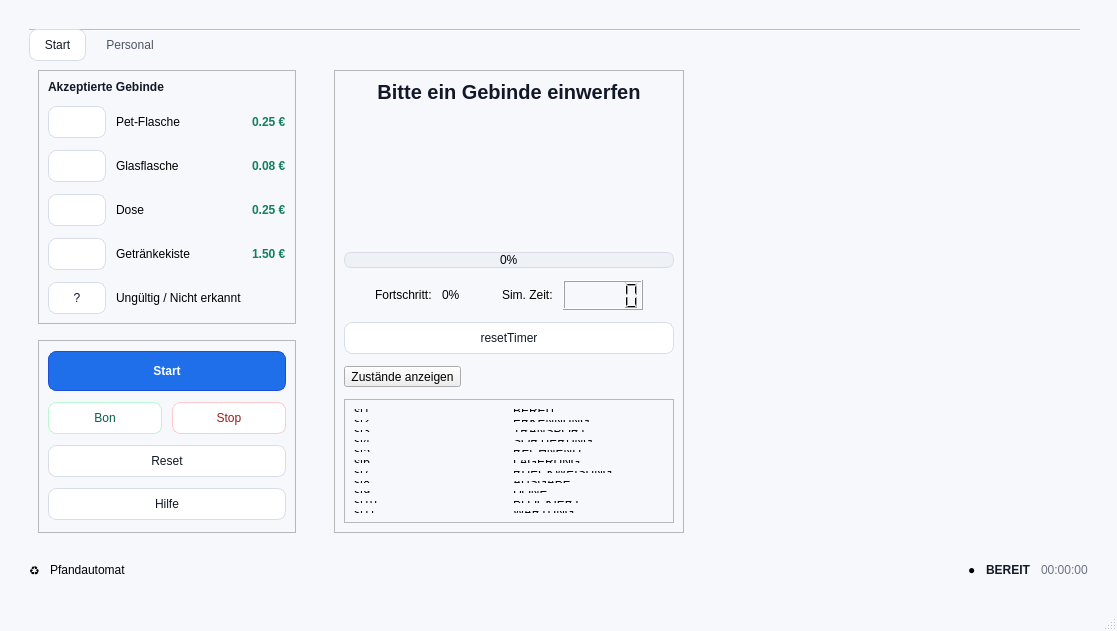
<?xml version="1.0" encoding="UTF-8"?>
<ui version="4.0">
 <class>MainWindow</class>
 <widget class="QMainWindow" name="MainWindow">
  <property name="geometry">
   <rect>
    <x>0</x>
    <y>0</y>
    <width>1117</width>
    <height>631</height>
   </rect>
  </property>
  <property name="sizePolicy">
   <sizepolicy hsizetype="Expanding" vsizetype="Expanding">
    <horstretch>0</horstretch>
    <verstretch>0</verstretch>
   </sizepolicy>
  </property>
  <property name="minimumSize">
   <size>
    <width>900</width>
    <height>600</height>
   </size>
  </property>
  <property name="windowTitle">
   <string>Pfandautomat – Recyclever</string>
  </property>
  <property name="styleSheet">
   <string notr="true">QMainWindow {
  background: #f7f8fb;
}
QTabWidget::pane {
  border: 0;
}
QTabBar::tab {
  background: transparent;
  color: #4b5563;
  padding: 8px 14px;
  margin-right: 6px;
}
QTabBar::tab:selected {
  color: #111827;
  background: #ffffff;
  border: 1px solid #d8dee9;
  border-radius: 8px;
}
QFrame[frameShape=&quot;2&quot;] {
  background: #ffffff;
  border: 1px solid #d8dee9;
  border-radius: 8px;
}
QLabel#acceptedTitle,
QLabel#lastThrowsTitle,
QLabel#helpTitle {
  color: #111827;
  font-weight: 700;
}
QLabel#centerTitle {
  color: #111827;
  font-size: 20px;
  font-weight: 800;
}
QLabel#statusText {
  color: #111827;
  font-weight: 700;
}
QLabel#timeLabel {
  color: #6b7280;
}
QListWidget,
QTableWidget {
  background: #ffffff;
  border: 1px solid #d8dee9;
  border-radius: 8px;
  gridline-color: #edf0f5;
  selection-background-color: #dbeafe;
  selection-color: #111827;
}
QHeaderView::section {
  background: #f3f5f8;
  color: #4b5563;
  border: 0;
  padding: 6px;
  font-weight: 700;
}
QPushButton {
  background: #ffffff;
  color: #111827;
  border: 1px solid #d8dee9;
  border-radius: 8px;
  padding: 8px 12px;
}
QPushButton:hover {
  background: #f3f5f8;
  border-color: #b7c1d1;
}
QPushButton:pressed {
  background: #e8edf5;
}
QPushButton:disabled {
  color: #9ca3af;
  background: #f3f4f6;
}
QPushButton#start_btn {
  background: #1f6feb;
  color: #ffffff;
  border: 1px solid #1d4ed8;
  font-weight: 800;
  padding: 12px 12px;
}
QPushButton#start_btn:hover {
  background: #1d4ed8;
}
QPushButton#stop_btn {
  color: #991b1b;
  border-color: #fecaca;
}
QPushButton#stop_btn:hover {
  background: #fef2f2;
}
QPushButton#bon_btn {
  color: #065f46;
  border-color: #bbf7d0;
}
QPushButton#bon_btn:hover {
  background: #f0fdf4;
}
QLabel#plastic_price,
QLabel#glas_price,
QLabel#can_price,
QLabel#crate_price {
  color: #12805c;
  font-weight: 700;
}
QProgressBar {
  background: #eef2f7;
  border: 1px solid #d8dee9;
  border-radius: 7px;
  height: 14px;
  text-align: center;
}
QProgressBar::chunk {
  background: #1f6feb;
  border-radius: 6px;
}</string>
  </property>
  <widget class="QWidget" name="centralwidget">
   <layout class="QVBoxLayout" name="rootLayout">
    <property name="spacing">
     <number>18</number>
    </property>
    <property name="leftMargin">
     <number>20</number>
    </property>
    <property name="topMargin">
     <number>20</number>
    </property>
    <property name="rightMargin">
     <number>20</number>
    </property>
    <property name="bottomMargin">
     <number>20</number>
    </property>
    <item>
     <widget class="QStackedWidget" name="appStack">
      <property name="currentIndex">
       <number>0</number>
      </property>
      <widget class="QWidget" name="pageApp">
       <layout class="QVBoxLayout" name="pageAppLayout">
        <property name="spacing">
         <number>18</number>
        </property>
        <item>
         <widget class="QFrame" name="topBar">
          <property name="frameShape">
           <enum>QFrame::Shape::NoFrame</enum>
          </property>
          <layout class="QHBoxLayout" name="topBarLayout">
           <property name="spacing">
            <number>12</number>
           </property>
           <property name="leftMargin">
            <number>0</number>
           </property>
           <property name="topMargin">
            <number>0</number>
           </property>
           <property name="rightMargin">
            <number>0</number>
           </property>
           <property name="bottomMargin">
            <number>0</number>
           </property>
           <item>
            <widget class="QTabWidget" name="mainTabs">
             <property name="currentIndex">
              <number>0</number>
             </property>
             <property name="documentMode">
              <bool>true</bool>
             </property>
             <property name="movable">
              <bool>false</bool>
             </property>
             <widget class="QWidget" name="tabStart">
              <attribute name="title">
               <string>Start</string>
              </attribute>
              <layout class="QHBoxLayout" name="startRoot">
               <property name="spacing">
                <number>20</number>
               </property>
               <property name="leftMargin">
                <number>0</number>
               </property>
               <property name="topMargin">
                <number>0</number>
               </property>
               <property name="rightMargin">
                <number>0</number>
               </property>
               <property name="bottomMargin">
                <number>0</number>
               </property>
               <item>
                <widget class="QFrame" name="leftCol">
                 <property name="frameShape">
                  <enum>QFrame::Shape::NoFrame</enum>
                 </property>
                 <layout class="QVBoxLayout" name="leftColLayout">
                  <property name="spacing">
                   <number>16</number>
                  </property>
                  <item>
                   <widget class="QFrame" name="cardAccepted">
                    <property name="frameShape">
                     <enum>QFrame::Shape::StyledPanel</enum>
                    </property>
                    <layout class="QVBoxLayout" name="cardAcceptedLayout">
                     <property name="spacing">
                      <number>12</number>
                     </property>
                     <item>
                      <widget class="QLabel" name="acceptedTitle">
                       <property name="text">
                        <string>Akzeptierte Gebinde</string>
                       </property>
                      </widget>
                     </item>
                     <item>
                      <layout class="QGridLayout" name="acceptedItemsGrid">
                       <property name="horizontalSpacing">
                        <number>10</number>
                       </property>
                       <property name="verticalSpacing">
                        <number>12</number>
                       </property>
                       <item row="0" column="1">
                        <widget class="QLabel" name="plastic_name">
                         <property name="text">
                          <string>Pet-Flasche</string>
                         </property>
                        </widget>
                       </item>
                       <item row="0" column="2">
                        <widget class="QLabel" name="plastic_price">
                         <property name="text">
                          <string>0.25 €</string>
                         </property>
                        </widget>
                       </item>
                       <item row="2" column="1">
                        <widget class="QLabel" name="can_name">
                         <property name="text">
                          <string>Dose</string>
                         </property>
                        </widget>
                       </item>
                       <item row="1" column="0">
                        <widget class="QPushButton" name="glas_btn">
                         <property name="text">
                          <string/>
                         </property>
                        </widget>
                       </item>
                       <item row="3" column="2">
                        <widget class="QLabel" name="crate_price">
                         <property name="text">
                          <string>1.50 €</string>
                         </property>
                        </widget>
                       </item>
                       <item row="1" column="2">
                        <widget class="QLabel" name="glas_price">
                         <property name="text">
                          <string>0.08 €</string>
                         </property>
                        </widget>
                       </item>
                       <item row="3" column="1">
                        <widget class="QLabel" name="crate_name">
                         <property name="text">
                          <string>Getränkekiste</string>
                         </property>
                        </widget>
                       </item>
                       <item row="1" column="1">
                        <widget class="QLabel" name="glas_name">
                         <property name="text">
                          <string>Glasflasche</string>
                         </property>
                        </widget>
                       </item>
                       <item row="2" column="0">
                        <widget class="QPushButton" name="can_btn">
                         <property name="text">
                          <string/>
                         </property>
                        </widget>
                       </item>
                       <item row="2" column="2">
                        <widget class="QLabel" name="can_price">
                         <property name="text">
                          <string>0.25 €</string>
                         </property>
                        </widget>
                       </item>
                       <item row="0" column="0">
                        <widget class="QPushButton" name="plastic_btn">
                         <property name="text">
                          <string/>
                         </property>
                        </widget>
                       </item>
                       <item row="3" column="0">
                        <widget class="QPushButton" name="crate_btn">
                         <property name="text">
                          <string/>
                         </property>
                        </widget>
                       </item>
                       <item row="4" column="0">
                        <widget class="QPushButton" name="invalid_btn">
                         <property name="text">
                          <string>?</string>
                         </property>
                        </widget>
                       </item>
                       <item row="4" column="1">
                        <widget class="QLabel" name="label">
                         <property name="text">
                          <string>Ungültig / Nicht erkannt</string>
                         </property>
                        </widget>
                       </item>
                      </layout>
                     </item>
                    </layout>
                   </widget>
                  </item>
                  <item>
                   <widget class="QFrame" name="cardActions">
                    <property name="frameShape">
                     <enum>QFrame::Shape::StyledPanel</enum>
                    </property>
                    <layout class="QVBoxLayout" name="cardActionsLayout">
                     <property name="spacing">
                      <number>10</number>
                     </property>
                     <item>
                      <widget class="QPushButton" name="start_btn">
                       <property name="text">
                        <string>Start</string>
                       </property>
                      </widget>
                     </item>
                     <item>
                      <layout class="QHBoxLayout" name="actionsRow2">
                       <property name="spacing">
                        <number>10</number>
                       </property>
                       <item>
                        <widget class="QPushButton" name="bon_btn">
                         <property name="text">
                          <string>Bon</string>
                         </property>
                        </widget>
                       </item>
                       <item>
                        <widget class="QPushButton" name="stop_btn">
                         <property name="text">
                          <string>Stop</string>
                         </property>
                        </widget>
                       </item>
                      </layout>
                     </item>
                     <item>
                      <widget class="QPushButton" name="rst_btn">
                       <property name="text">
                        <string>Reset</string>
                       </property>
                      </widget>
                     </item>
                     <item>
                      <widget class="QPushButton" name="hilfe_btn">
                       <property name="text">
                        <string>Hilfe</string>
                       </property>
                      </widget>
                     </item>
                    </layout>
                   </widget>
                  </item>
                 </layout>
                </widget>
               </item>
               <item>
                <widget class="QFrame" name="centerCol">
                 <property name="sizePolicy">
                  <sizepolicy hsizetype="Expanding" vsizetype="Expanding">
                   <horstretch>2</horstretch>
                   <verstretch>0</verstretch>
                  </sizepolicy>
                 </property>
                 <property name="frameShape">
                  <enum>QFrame::Shape::NoFrame</enum>
                 </property>
                 <layout class="QVBoxLayout" name="centerColLayout">
                  <property name="spacing">
                   <number>16</number>
                  </property>
                  <item>
                   <widget class="QFrame" name="cardMain">
                    <property name="sizePolicy">
                     <sizepolicy hsizetype="Expanding" vsizetype="Expanding">
                      <horstretch>0</horstretch>
                      <verstretch>0</verstretch>
                     </sizepolicy>
                    </property>
                    <property name="frameShape">
                     <enum>QFrame::Shape::StyledPanel</enum>
                    </property>
                    <layout class="QVBoxLayout" name="cardMainLayout">
                     <property name="spacing">
                      <number>12</number>
                     </property>
                     <item>
                      <widget class="QLabel" name="centerTitle">
                       <property name="sizePolicy">
                        <sizepolicy hsizetype="Expanding" vsizetype="Preferred">
                         <horstretch>0</horstretch>
                         <verstretch>0</verstretch>
                        </sizepolicy>
                       </property>
                       <property name="text">
                        <string>Bitte ein Gebinde einwerfen</string>
                       </property>
                       <property name="alignment">
                        <set>Qt::AlignmentFlag::AlignHCenter</set>
                       </property>
                       <property name="wordWrap">
                        <bool>true</bool>
                       </property>
                      </widget>
                     </item>
                     <item>
                      <spacer name="topTitleSpacer">
                       <property name="orientation">
                        <enum>Qt::Orientation::Vertical</enum>
                       </property>
                       <property name="sizeHint" stdset="0">
                        <size>
                         <width>20</width>
                         <height>10</height>
                        </size>
                       </property>
                      </spacer>
                     </item>
                     <item>
                      <layout class="QHBoxLayout" name="centerVisualRow">
                       <item>
                        <spacer name="centerLeftSpacer">
                         <property name="orientation">
                          <enum>Qt::Orientation::Horizontal</enum>
                         </property>
                         <property name="sizeHint" stdset="0">
                          <size>
                           <width>30</width>
                           <height>25</height>
                          </size>
                         </property>
                        </spacer>
                       </item>
                       <item>
                        <widget class="QLabel" name="automat_img">
                         <property name="sizePolicy">
                          <sizepolicy hsizetype="Expanding" vsizetype="Expanding">
                           <horstretch>0</horstretch>
                           <verstretch>0</verstretch>
                          </sizepolicy>
                         </property>
                         <property name="minimumSize">
                          <size>
                           <width>250</width>
                           <height>300</height>
                          </size>
                         </property>
                         <property name="text">
                          <string/>
                         </property>
                         <property name="scaledContents">
                          <bool>true</bool>
                         </property>
                         <property name="alignment">
                          <set>Qt::AlignmentFlag::AlignCenter</set>
                         </property>
                        </widget>
                       </item>
                       <item>
                        <spacer name="centerRightSpacer">
                         <property name="orientation">
                          <enum>Qt::Orientation::Horizontal</enum>
                         </property>
                         <property name="sizeHint" stdset="0">
                          <size>
                           <width>30</width>
                           <height>20</height>
                          </size>
                         </property>
                        </spacer>
                       </item>
                      </layout>
                     </item>
                     <item>
                      <spacer name="imageBottomSpacer">
                       <property name="orientation">
                        <enum>Qt::Orientation::Vertical</enum>
                       </property>
                       <property name="sizeHint" stdset="0">
                        <size>
                         <width>20</width>
                         <height>15</height>
                        </size>
                       </property>
                      </spacer>
                     </item>
                     <item>
                      <widget class="QProgressBar" name="progressBar">
                       <property name="sizePolicy">
                        <sizepolicy hsizetype="Expanding" vsizetype="Fixed">
                         <horstretch>0</horstretch>
                         <verstretch>0</verstretch>
                        </sizepolicy>
                       </property>
                       <property name="maximumSize">
                        <size>
                         <width>16777215</width>
                         <height>18</height>
                        </size>
                       </property>
                       <property name="value">
                        <number>0</number>
                       </property>
                      </widget>
                     </item>
                     <item>
                      <layout class="QHBoxLayout" name="progressInfoRow">
                       <property name="spacing">
                        <number>10</number>
                       </property>
                       <property name="sizeConstraint">
                        <enum>QLayout::SizeConstraint::SetFixedSize</enum>
                       </property>
                       <item>
                        <spacer name="infoLeftSpacer">
                         <property name="orientation">
                          <enum>Qt::Orientation::Horizontal</enum>
                         </property>
                         <property name="sizeHint" stdset="0">
                          <size>
                           <width>40</width>
                           <height>20</height>
                          </size>
                         </property>
                        </spacer>
                       </item>
                       <item>
                        <widget class="QLabel" name="progressLabel">
                         <property name="text">
                          <string>Fortschritt:</string>
                         </property>
                        </widget>
                       </item>
                       <item>
                        <widget class="QLabel" name="progressPercentLabel">
                         <property name="text">
                          <string>0%</string>
                         </property>
                        </widget>
                       </item>
                       <item>
                        <spacer name="infoCenterSpacer">
                         <property name="orientation">
                          <enum>Qt::Orientation::Horizontal</enum>
                         </property>
                         <property name="sizeHint" stdset="0">
                          <size>
                           <width>40</width>
                           <height>20</height>
                          </size>
                         </property>
                        </spacer>
                       </item>
                       <item>
                        <widget class="QLabel" name="simTimeLabel">
                         <property name="text">
                          <string>Sim. Zeit:</string>
                         </property>
                        </widget>
                       </item>
                       <item>
                        <widget class="QLCDNumber" name="lcdNumber">
                         <property name="minimumSize">
                          <size>
                           <width>80</width>
                           <height>30</height>
                          </size>
                         </property>
                         <property name="maximumSize">
                          <size>
                           <width>100</width>
                           <height>35</height>
                          </size>
                         </property>
                        </widget>
                       </item>
                       <item>
                        <spacer name="infoRightSpacer">
                         <property name="orientation">
                          <enum>Qt::Orientation::Horizontal</enum>
                         </property>
                         <property name="sizeHint" stdset="0">
                          <size>
                           <width>40</width>
                           <height>20</height>
                          </size>
                         </property>
                        </spacer>
                       </item>
                      </layout>
                     </item>
                     <item>
                      <widget class="QPushButton" name="resetTimerBtn">
                       <property name="text">
                        <string>resetTimer</string>
                       </property>
                      </widget>
                     </item>
                     <item>
                      <spacer name="progressBottomSpacer">
                       <property name="orientation">
                        <enum>Qt::Orientation::Vertical</enum>
                       </property>
                       <property name="sizeHint" stdset="0">
                        <size>
                         <width>20</width>
                         <height>10</height>
                        </size>
                       </property>
                      </spacer>
                     </item>
                     <item>
                      <widget class="QToolButton" name="toggleStatesBtn">
                       <property name="text">
                        <string>Zustände anzeigen</string>
                       </property>
                       <property name="checkable">
                        <bool>true</bool>
                       </property>
                       <property name="checked">
                        <bool>false</bool>
                       </property>
                      </widget>
                     </item>
                     <item>
                      <widget class="QFrame" name="statesPanel">
                       <property name="visible">
                        <bool>false</bool>
                       </property>
                       <property name="frameShape">
                        <enum>QFrame::Shape::StyledPanel</enum>
                       </property>
                       <layout class="QVBoxLayout" name="statesPanelLayout">
                        <property name="spacing">
                         <number>8</number>
                        </property>
                        <item>
                         <layout class="QGridLayout" name="gridStates">
                          <item row="0" column="0">
                           <widget class="QLabel" name="st1">
                            <property name="text">
                             <string>st1</string>
                            </property>
                           </widget>
                          </item>
                          <item row="0" column="1">
                           <widget class="QLabel" name="st1_color">
                            <property name="text">
                             <string>BEREIT</string>
                            </property>
                           </widget>
                          </item>
                          <item row="1" column="0">
                           <widget class="QLabel" name="st2">
                            <property name="text">
                             <string>st2</string>
                            </property>
                           </widget>
                          </item>
                          <item row="1" column="1">
                           <widget class="QLabel" name="st2_color">
                            <property name="text">
                             <string>ERKENNUNG</string>
                            </property>
                           </widget>
                          </item>
                          <item row="2" column="0">
                           <widget class="QLabel" name="st3">
                            <property name="text">
                             <string>st3</string>
                            </property>
                           </widget>
                          </item>
                          <item row="2" column="1">
                           <widget class="QLabel" name="st3_color">
                            <property name="text">
                             <string>TRANSPORT</string>
                            </property>
                           </widget>
                          </item>
                          <item row="3" column="0">
                           <widget class="QLabel" name="st4">
                            <property name="text">
                             <string>st4</string>
                            </property>
                           </widget>
                          </item>
                          <item row="3" column="1">
                           <widget class="QLabel" name="st4_color">
                            <property name="text">
                             <string>SORTIERUNG</string>
                            </property>
                           </widget>
                          </item>
                          <item row="4" column="0">
                           <widget class="QLabel" name="st5">
                            <property name="text">
                             <string>st5</string>
                            </property>
                           </widget>
                          </item>
                          <item row="4" column="1">
                           <widget class="QLabel" name="st5_color">
                            <property name="text">
                             <string>RECHNEND</string>
                            </property>
                           </widget>
                          </item>
                          <item row="5" column="0">
                           <widget class="QLabel" name="st6">
                            <property name="text">
                             <string>st6</string>
                            </property>
                           </widget>
                          </item>
                          <item row="5" column="1">
                           <widget class="QLabel" name="st6_color">
                            <property name="text">
                             <string>LAGERUNG</string>
                            </property>
                           </widget>
                          </item>
                          <item row="6" column="0">
                           <widget class="QLabel" name="st7">
                            <property name="text">
                             <string>st7</string>
                            </property>
                           </widget>
                          </item>
                          <item row="6" column="1">
                           <widget class="QLabel" name="st7_color">
                            <property name="text">
                             <string>RUECKWEISUNG</string>
                            </property>
                           </widget>
                          </item>
                          <item row="7" column="0">
                           <widget class="QLabel" name="st8">
                            <property name="text">
                             <string>st8</string>
                            </property>
                           </widget>
                          </item>
                          <item row="7" column="1">
                           <widget class="QLabel" name="st8_color">
                            <property name="text">
                             <string>AUSGABE</string>
                            </property>
                           </widget>
                          </item>
                          <item row="8" column="0">
                           <widget class="QLabel" name="st9">
                            <property name="text">
                             <string>st9</string>
                            </property>
                           </widget>
                          </item>
                          <item row="8" column="1">
                           <widget class="QLabel" name="st9_color">
                            <property name="text">
                             <string>DONE</string>
                            </property>
                           </widget>
                          </item>
                          <item row="9" column="0">
                           <widget class="QLabel" name="st10">
                            <property name="text">
                             <string>st10</string>
                            </property>
                           </widget>
                          </item>
                          <item row="9" column="1">
                           <widget class="QLabel" name="st10_color">
                            <property name="text">
                             <string>BLOCKIERT</string>
                            </property>
                           </widget>
                          </item>
                          <item row="10" column="0">
                           <widget class="QLabel" name="st11">
                            <property name="text">
                             <string>st11</string>
                            </property>
                           </widget>
                          </item>
                          <item row="10" column="1">
                           <widget class="QLabel" name="st11_color">
                            <property name="text">
                             <string>WARTUNG</string>
                            </property>
                           </widget>
                          </item>
                         </layout>
                        </item>
                       </layout>
                      </widget>
                     </item>
                     <item>
                      <spacer name="bottomStretchSpacer">
                       <property name="orientation">
                        <enum>Qt::Orientation::Vertical</enum>
                       </property>
                       <property name="sizeHint" stdset="0">
                        <size>
                         <width>20</width>
                         <height>20</height>
                        </size>
                       </property>
                      </spacer>
                     </item>
                    </layout>
                   </widget>
                  </item>
                 </layout>
                </widget>
               </item>
               <item>
                <widget class="DisplayMonitor" name="displayMonitor">
                 <property name="sizePolicy">
                  <sizepolicy hsizetype="Expanding" vsizetype="Expanding">
                   <horstretch>2</horstretch>
                   <verstretch>1</verstretch>
                  </sizepolicy>
                 </property>
                 <property name="minimumSize">
                  <size>
                   <width>340</width>
                   <height>0</height>
                  </size>
                 </property>
                </widget>
               </item>
              </layout>
             </widget>
             <widget class="QWidget" name="tabPersonal">
              <attribute name="title">
               <string>Personal</string>
              </attribute>
              <layout class="QHBoxLayout" name="personalLayout">
               <property name="spacing">
                <number>20</number>
               </property>
               <item>
                <widget class="QListWidget" name="personalNavList"/>
               </item>
               <item>
                <widget class="QScrollArea" name="personalScrollArea">
                 <property name="frameShape">
                  <enum>QFrame::Shape::NoFrame</enum>
                 </property>
                 <property name="widgetResizable">
                  <bool>true</bool>
                 </property>
                 <widget class="QWidget" name="personalScrollContent">
                  <property name="geometry">
                   <rect>
                    <x>0</x>
                    <y>0</y>
                    <width>504</width>
                    <height>456</height>
                   </rect>
                  </property>
                  <layout class="QVBoxLayout" name="personalRightCol">
                   <property name="spacing">
                    <number>16</number>
                   </property>
                   <item>
                    <widget class="QLabel" name="personalHeaderLabel">
                     <property name="text">
                      <string>Personal-Bereich</string>
                     </property>
                    </widget>
                   </item>
                   <item>
                    <spacer name="personalNoStatesSpacer">
                     <property name="orientation">
                      <enum>Qt::Orientation::Vertical</enum>
                     </property>
                     <property name="sizeHint" stdset="0">
                      <size>
                       <width>20</width>
                       <height>10</height>
                      </size>
                     </property>
                    </spacer>
                   </item>
                   <item>
                    <layout class="QVBoxLayout" name="personalHostLayout"/>
                   </item>
                   <item>
                    <spacer name="personalBottomSpacer">
                     <property name="orientation">
                      <enum>Qt::Orientation::Vertical</enum>
                     </property>
                     <property name="sizeHint" stdset="0">
                      <size>
                       <width>20</width>
                       <height>20</height>
                      </size>
                     </property>
                    </spacer>
                   </item>
                  </layout>
                 </widget>
                </widget>
               </item>
              </layout>
             </widget>
            </widget>
           </item>
           <item>
            <spacer name="tabsSpacer">
             <property name="orientation">
              <enum>Qt::Orientation::Horizontal</enum>
             </property>
             <property name="sizeHint" stdset="0">
              <size>
               <width>10</width>
               <height>10</height>
              </size>
             </property>
            </spacer>
           </item>
          </layout>
         </widget>
        </item>
        <item>
         <layout class="QHBoxLayout" name="statusRow">
          <property name="spacing">
           <number>10</number>
          </property>
          <item>
           <widget class="QLabel" name="label_5">
            <property name="text">
             <string>♻</string>
            </property>
           </widget>
          </item>
          <item>
           <widget class="QLabel" name="label_6">
            <property name="text">
             <string>Pfandautomat</string>
            </property>
           </widget>
          </item>
          <item>
           <spacer name="statusRowSpacer">
            <property name="orientation">
             <enum>Qt::Orientation::Horizontal</enum>
            </property>
            <property name="sizeHint" stdset="0">
             <size>
              <width>40</width>
              <height>20</height>
             </size>
            </property>
           </spacer>
          </item>
          <item>
           <widget class="QLabel" name="statusDot">
            <property name="text">
             <string>●</string>
            </property>
           </widget>
          </item>
          <item>
           <widget class="QLabel" name="statusText">
            <property name="text">
             <string>BEREIT</string>
            </property>
           </widget>
          </item>
          <item>
           <widget class="QLabel" name="timeLabel">
            <property name="text">
             <string>00:00:00</string>
            </property>
           </widget>
          </item>
         </layout>
        </item>
       </layout>
      </widget>
     </widget>
    </item>
   </layout>
  </widget>
  <widget class="QStatusBar" name="statusbar"/>
 </widget>
 <customwidgets>
  <customwidget>
   <class>DisplayMonitor</class>
   <extends>QFrame</extends>
   <header>displaymonitor.h</header>
   <container>1</container>
  </customwidget>
 </customwidgets>
 <resources/>
 <connections/>
</ui>
